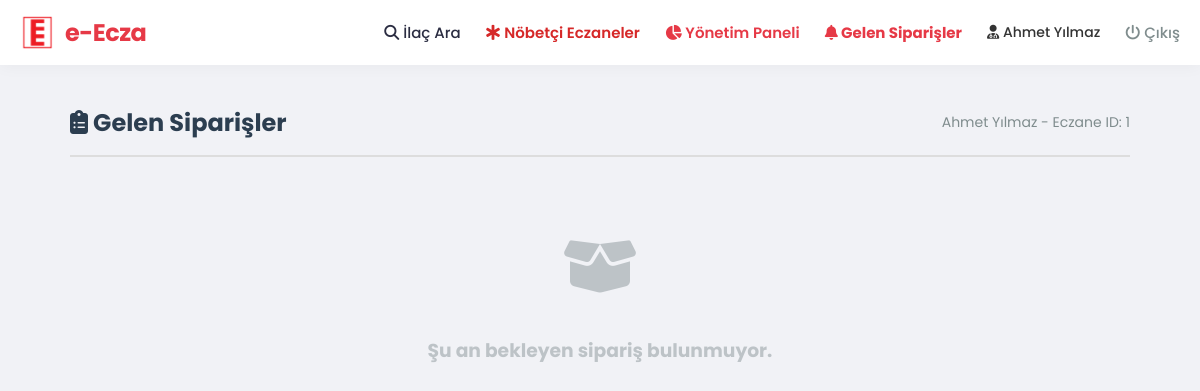
/personel-siparisler.php (signed in), run on an earlier commit of the app's database.
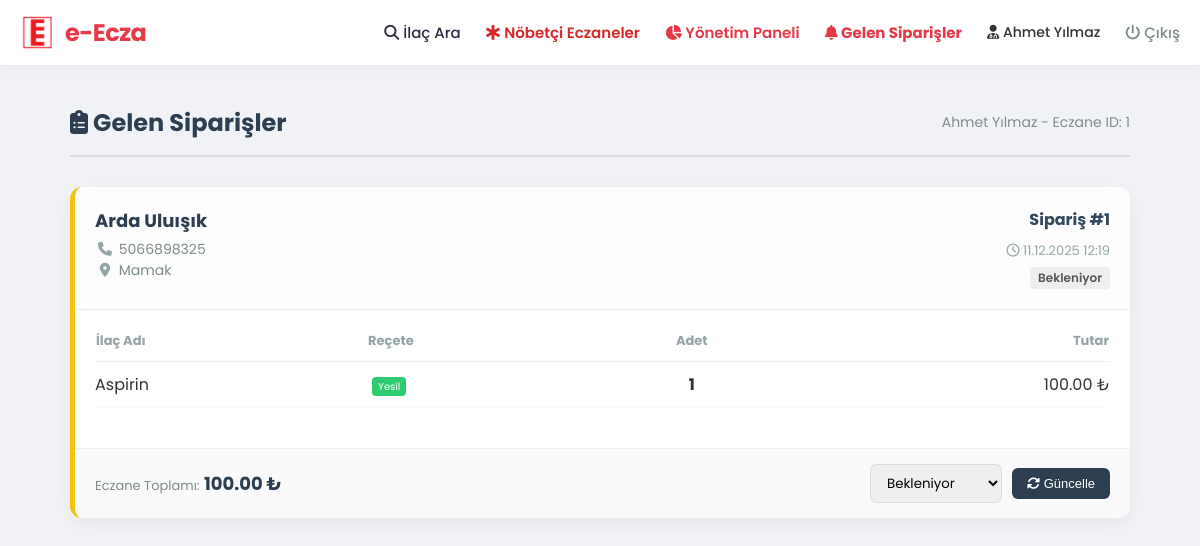
And on a later commit of the database.
### tables this page shows
CREATE TABLE `siparisdetay` (
  `DetayID` int NOT NULL AUTO_INCREMENT,
  `SiparisID` int NOT NULL,
  `IlacID` int NOT NULL,
  `EczaneID` int NOT NULL,
  `Adet` int NOT NULL,
  `BirimFiyat` decimal(10,2) DEFAULT NULL,
  PRIMARY KEY (`DetayID`),
  KEY `SiparisID` (`SiparisID`),
  KEY `IlacID` (`IlacID`),
  KEY `EczaneID` (`EczaneID`),
  CONSTRAINT `siparisdetay_ibfk_1` FOREIGN KEY (`SiparisID`) REFERENCES `siparisler` (`SiparisID`),
  CONSTRAINT `siparisdetay_ibfk_2` FOREIGN KEY (`IlacID`) REFERENCES `ilaclar` (`IlacID`),
  CONSTRAINT `siparisdetay_ibfk_3` FOREIGN KEY (`EczaneID`) REFERENCES `eczaneler` (`EczaneID`)
);

CREATE TABLE `hastalar` (
  `HastaID` int NOT NULL AUTO_INCREMENT,
  `TCNo` varchar(11) NOT NULL,
  `Sifre` varchar(255) NOT NULL,
  `AdSoyad` varchar(100) DEFAULT NULL,
  `Telefon` varchar(20) DEFAULT NULL,
  `Adres` text,
  PRIMARY KEY (`HastaID`),
  UNIQUE KEY `TCNo` (`TCNo`)
);

CREATE TABLE `siparisler` (
  `SiparisID` int NOT NULL AUTO_INCREMENT,
  `HastaID` int NOT NULL,
  `SiparisTarihi` datetime DEFAULT CURRENT_TIMESTAMP,
  `ToplamTutar` decimal(10,2) DEFAULT NULL,
  `Durum` varchar(20) DEFAULT 'Bekleniyor',
  PRIMARY KEY (`SiparisID`),
  KEY `HastaID` (`HastaID`),
  CONSTRAINT `siparisler_ibfk_1` FOREIGN KEY (`HastaID`) REFERENCES `hastalar` (`HastaID`)
);

CREATE TABLE `ilaclar` (
  `IlacID` int NOT NULL AUTO_INCREMENT,
  `IlacAdi` varchar(100) NOT NULL,
  `Barkod` varchar(50) DEFAULT NULL,
  `Aciklama` text,
  `ResimYolu` varchar(255) DEFAULT NULL,
  `ReceteTuru` enum('Normal','Kirmizi','Sari','Yesil') DEFAULT 'Normal',
  PRIMARY KEY (`IlacID`),
  UNIQUE KEY `Barkod` (`Barkod`)
);

### personel-siparisler.php (the view, shortened to what this page needs)
<?php
require 'db.php';
$eczaneID = $_SESSION['eczane_id'];
$sql = "SELECT
            s.SiparisID, s.SiparisTarihi, s.Durum, s.ToplamTutar,
            h.AdSoyad AS HastaAdi, h.Telefon, h.Adres,
            d.IlacID, d.Adet, d.BirimFiyat,
            i.IlacAdi, i.ReceteTuru
        FROM SiparisDetay d
        JOIN Siparisler s ON d.SiparisID = s.SiparisID
        JOIN Hastalar h ON s.HastaID = h.HastaID
        JOIN Ilaclar i ON d.IlacID = i.IlacID
        WHERE d.EczaneID = ?
        ORDER BY s.SiparisTarihi DESC";
$stmt = $pdo->prepare($sql);
$stmt->execute([$eczaneID]);
$satirlar = $stmt->fetchAll(PDO::FETCH_ASSOC);
$siparisler = [];
foreach ($satirlar as $row) {
    $id = $row['SiparisID'];
    if (!isset($siparisler[$id])) {
        $siparisler[$id] = [
            'info' => [
                'Tarih' => $row['SiparisTarihi'],
                'Durum' => $row['Durum'],
                'HastaAdi' => $row['HastaAdi'],
                'Telefon' => $row['Telefon'],
                'Adres' => $row['Adres'],
            ],
            'urunler' => [],
            'toplamTutar' => 0
        ];
    }
    $siparisler[$id]['urunler'][] = [
        'IlacAdi' => $row['IlacAdi'],
        'Adet' => $row['Adet'],
        'Fiyat' => $row['BirimFiyat'],
        'Recete' => $row['ReceteTuru']
    ];
    $siparisler[$id]['toplamTutar'] += ($row['Adet'] * $row['BirimFiyat']);
}
?>
<!DOCTYPE html>
<html lang="tr">
<head>
    <link rel="stylesheet" href="https://cdnjs.cloudflare.com/ajax/libs/font-awesome/6.4.0/css/all.min.css">
    <link rel="stylesheet" href="assets/css/main.css">
</head>
<body>
    <?php include 'navbar.php'; ?>
    <div class="container">
        <div class="panel-header">
            <h2><i class="fa-solid fa-clipboard-list"></i> Gelen Siparişler</h2>
            <span style="font-size: 14px; color: #7f8c8d;">
                <?php echo htmlspecialchars($_SESSION['personel_adi']); ?> - Eczane ID: <?php echo $eczaneID; ?>
            </span>
        </div>
        <?php if (empty($siparisler)): ?>
            <div class="empty-box">
                <i class="fa-solid fa-box-open" style="font-size: 60px; margin-bottom: 20px;"></i>
                <h3>Şu an bekleyen sipariş bulunmuyor.</h3>
            </div>
        <?php else: ?>
            <?php foreach ($siparisler as $siparisID => $data): ?>
                <?php
                    $durumKod = strtolower($data['info']['Durum']);
                    if(strpos($durumKod, 'bekle') !== false) $borderClass = 'border-bekleniyor';
                    elseif(strpos($durumKod, 'hazır') !== false) $borderClass = 'border-hazirlaniyor';
                    elseif(strpos($durumKod, 'tamam') !== false) $borderClass = 'border-tamamlandi';
                    elseif(strpos($durumKod, 'iptal') !== false) $borderClass = 'border-iptal';
                    else $borderClass = '';
                ?>
                <div class="order-card <?php echo $borderClass; ?>">
                    <div class="card-header">
                        <div class="customer-info">
                            <h4><?php echo htmlspecialchars($data['info']['HastaAdi']); ?></h4>
                            <p><i class="fa-solid fa-phone"></i> <?php echo htmlspecialchars($data['info']['Telefon']); ?></p>
                            <p><i class="fa-solid fa-location-dot"></i> <?php echo htmlspecialchars($data['info']['Adres']); ?></p>
                        </div>
                        <div class="order-meta">
                            <span class="order-id">Sipariş #<?php echo $siparisID; ?></span>
                            <span class="order-date"><i class="fa-regular fa-clock"></i> <?php echo date("d.m.Y H:i", strtotime($data['info']['Tarih'])); ?></span>
                            <br>
                            <span style="font-size:12px; font-weight:600; color:#555; background:#eee; padding:2px 8px; border-radius:4px; margin-top:5px; display:inline-block;">
                                <?php echo $data['info']['Durum']; ?>
                            </span>
                        </div>
                    </div>
                    <div class="card-body">
                        <table class="order-table">
                            <thead>
                                <tr>
                                    <th>İlaç Adı</th>
                                    <th>Reçete</th>
                                    <th style="text-align:center;">Adet</th>
                                    <th style="text-align:right;">Tutar</th>
                                </tr>
                            </thead>
                            <tbody>
                                <?php foreach ($data['urunler'] as $urun): ?>
                                <tr>
                                    <td>
                                        <?php echo htmlspecialchars($urun['IlacAdi']); ?>
                                    </td>
                                    <td>
                                        <?php
                                            $rRenk = '#95a5a6';
                                            if($urun['Recete']=='Kirmizi') $rRenk='#e74c3c';
                                            elseif($urun['Recete']=='Yesil') $rRenk='#2ecc71';
                                        ?>
                                        <span class="recete-badge" style="background:<?php echo $rRenk; ?>"><?php echo $urun['Recete']; ?></span>
                                    </td>
                                    <td style="text-align:center; font-weight:bold;"><?php echo $urun['Adet']; ?></td>
                                    <td style="text-align:right;"><?php echo number_format($urun['Fiyat'] * $urun['Adet'], 2); ?> ₺</td>
                                </tr>
                                <?php endforeach; ?>
                            </tbody>
                        </table>
                    </div>
                    <div class="card-footer">
                        <div>
                            <span class="total-label">Eczane Toplamı:</span>
                            <span class="total-amount"><?php echo number_format($data['toplamTutar'], 2); ?> ₺</span>
                        </div>
                        <form method="POST" class="status-form">
                            <select name="yeni_durum" class="status-select">
                                <option value="Bekleniyor" <?php echo ($data['info']['Durum'] == 'Bekleniyor') ? 'selected' : ''; ?>>Bekleniyor</option>
                            </select>
                            <button type="submit" name="durum_guncelle" class="btn-update">
                                <i class="fa-solid fa-rotate"></i> Güncelle
                            </button>
                        </form>
                    </div>
                </div>
            <?php endforeach; ?>
        <?php endif; ?>
    </div>
</body>
</html>

### navbar.php (shortened to what this page needs)
<?php
$aktif_sayfa = basename($_SERVER['PHP_SELF']);
?>
<link rel="stylesheet" href="https://cdnjs.cloudflare.com/ajax/libs/font-awesome/6.4.0/css/all.min.css">
<link rel="stylesheet" href="assets/css/main.css">
<link rel="stylesheet" href="assets/css/index.css">
<nav class="navbar">
    <div class="nav-container">
        <div class="nav-brand" style="display: flex; align-items: center;">
            <img src="assets/img/logo.png" alt="Logo" style="height: 35px; width: auto; margin-right: 10px;" onerror="this.style.display='none'">
            <a href="index.php" style="text-decoration:none; color:inherit;">e-Ecza</a>
        </div>
        <div class="nav-right">
            <a href="index.php" class="nav-link"
               style="<?php echo ($aktif_sayfa == 'index.php') ? 'color: #e63946; font-weight:700;' : ''; ?>">
                <i class="fa-solid fa-magnifying-glass"></i> İlaç Ara
            </a>
            <a href="nobetci-eczaneler.php" class="nav-link"
               style="<?php echo ($aktif_sayfa == 'nobetci-eczaneler.php') ? 'color: #e63946; font-weight:700;' : 'color: #d62828; font-weight: 600;'; ?>">
                <i class="fa-solid fa-star-of-life"></i> Nöbetçi Eczaneler
            </a>
            <?php if (isset($_SESSION['hasta_id'])): ?>
                <a href="siparislerim.php" class="nav-link"
                   style="<?php echo ($aktif_sayfa == 'siparislerim.php') ? 'color: #e63946; font-weight:700;' : 'color: #2a9d8f; font-weight: 600;'; ?>">
                    <i class="fa-solid fa-box-open"></i> Siparişlerim
                </a>
                <a href="hesap-ayarlari.php" class="nav-link"
                   style="<?php echo ($aktif_sayfa == 'hesap-ayarlari.php') ? 'color: #e63946; font-weight:700;' : 'color: #2a9d8f; font-weight: 600;'; ?>">
                    <i class="fa-solid fa-user-circle"></i>
                    <?php echo htmlspecialchars($_SESSION['ad_soyad']); ?>
                </a>
                <a href="logout.php" class="nav-link" style="color: #7f8c8d;">
                    <i class="fa-solid fa-right-from-bracket"></i> Çıkış
                </a>
           <?php elseif (isset($_SESSION['personel_id'])): ?>
                <a href="eczane-panel.php" class="nav-link"
                   style="<?php echo ($aktif_sayfa == 'eczane-panel.php') ? 'color: #e63946; font-weight:700;' : 'color: #e63946; font-weight: 600;'; ?>">
                    <i class="fa-solid fa-chart-pie"></i> Yönetim Paneli
                </a>
                <a href="personel-siparisler.php" class="nav-link"
                   style="<?php echo ($aktif_sayfa == 'personel-siparisler.php') ? 'color: #e63946; font-weight:700;' : 'color: #2a9d8f; font-weight: 600;'; ?>">
                    <i class="fa-solid fa-bell"></i> Gelen Siparişler
                </a>
                <div class="nav-link" style="color: #333; font-size: 14px; cursor: default;">
                    <i class="fa-solid fa-user-doctor"></i> <?php echo htmlspecialchars($_SESSION['personel_adi'] ?? 'Personel'); ?>
                </div>
                <a href="logout.php" class="nav-link" style="color: #7f8c8d;">
                    <i class="fa-solid fa-power-off"></i> Çıkış
                </a>
            <?php endif; ?>
        </div>
    </div>
</nav>

### assets/css/main.css (style rules this page uses)
:root { --ana-renk: #e63946; --koyu-renk: #d90429; --metin-renk: #2b2d42; --gri-renk: #8d99ae; --arka-plan: #f8f9fa; --beyaz: #ffffff; --yazi-fontu: 'Poppins', sans-serif; --golge: 0 10px 30px rgba(230, 57, 70, 0.15); }
* { box-sizing: border-box; }
body { margin: 0; padding: 0; font-family: var(--yazi-fontu); color: var(--metin-renk); }

### assets/css/index.css (style rules this page uses)
:root { --ana-renk: #e63946; --koyu-renk: #d62828; --metin-renk: #2b2d42; --gri-border: #e0e0e0; }
.navbar { background-color: white; box-shadow: 0 2px 15px rgba(0,0,0,0.04); padding: 15px 0; position: sticky; top: 0; z-index: 1000; }
.nav-container { max-width: 1200px; margin: 0 auto; display: flex; justify-content: space-between; align-items: center; padding: 0 20px; }
.nav-brand { font-size: 24px; font-weight: 700; color: var(--ana-renk); letter-spacing: -0.5px; }
.nav-right { display: flex; align-items: center; gap: 25px; }
.nav-link { text-decoration: none; color: var(--metin-renk); font-weight: 500; font-size: 15px; transition: color 0.3s; }

### personel-siparisler.php (style rules this page uses)
body { background-color: #f1f2f6; }
.container { max-width: 1100px; margin: 40px auto; padding: 0 20px; }
.panel-header { display: flex; justify-content: space-between; align-items: center; margin-bottom: 30px; border-bottom: 2px solid #ddd; padding-bottom: 15px; }
.panel-header h2 { color: #2c3e50; margin: 0; }
.order-card { background: white; border-radius: 12px; box-shadow: 0 5px 15px rgba(0,0,0,0.05); margin-bottom: 30px; overflow: hidden; border-left: 5px solid #bdc3c7; }
.border-bekleniyor { border-left-color: #f1c40f !important; }
.card-header { padding: 20px; background: #fdfdfd; border-bottom: 1px solid #eee; display: flex; justify-content: space-between; align-items: flex-start; }
.customer-info h4 { margin: 0 0 5px 0; color: #2c3e50; font-size: 18px; }
.customer-info p { margin: 0; color: #7f8c8d; font-size: 14px; }
.customer-info i { width: 20px; text-align: center; color: #95a5a6; }
.order-meta { text-align: right; }
.order-id { font-weight: 700; color: #34495e; font-size: 16px; display: block; margin-bottom: 5px; }
.order-date { font-size: 13px; color: #95a5a6; }
.card-body { padding: 20px; }
table.order-table { width: 100%; border-collapse: collapse; margin-bottom: 20px; }
table.order-table th { text-align: left; color: #95a5a6; font-size: 13px; border-bottom: 1px solid #eee; padding-bottom: 10px; }
table.order-table td { padding: 10px 0; border-bottom: 1px solid #f9f9f9; color: #333; }
.recete-badge { font-size: 10px; padding: 2px 6px; border-radius: 4px; color: white; margin-left: 5px; }
.card-footer { background: #fafafa; padding: 15px 20px; display: flex; justify-content: space-between; align-items: center; border-top: 1px solid #eee; }
.total-amount { font-size: 18px; font-weight: 700; color: #2c3e50; }
.total-label { font-size: 13px; color: #7f8c8d; font-weight: 400; }
.status-form { display: flex; gap: 10px; align-items: center; }
.status-select { padding: 8px 12px; border-radius: 6px; border: 1px solid #ddd; font-family: 'Poppins', sans-serif; cursor: pointer; }
.btn-update { background: #2c3e50; color: white; border: none; padding: 8px 15px; border-radius: 6px; cursor: pointer; font-size: 13px; transition: 0.2s; }
.empty-box { text-align: center; padding: 50px; color: #bdc3c7; }

What changed in the data, as far as the page shows it:
added siparisdetay: hastalar.AdSoyad "Arda Uluışık", hastalar.Telefon "5066898325", hastalar.Adres "Mamak", siparisID "1", SiparisID.SiparisTarihi "11.12.2025 12:19", SiparisID.Durum "Bekleniyor", IlacID.IlacAdi "Aspirin", IlacID.ReceteTuru "Yesil", Adet "1", $urun['Fiyat']*$urun['Adet'] "100.00", toplamTutar "100.00", yeni_durum "Bekleniyor"
Also different on the page:
text no longer shown: "Şu an bekleyen sipariş bulunmuyor."
